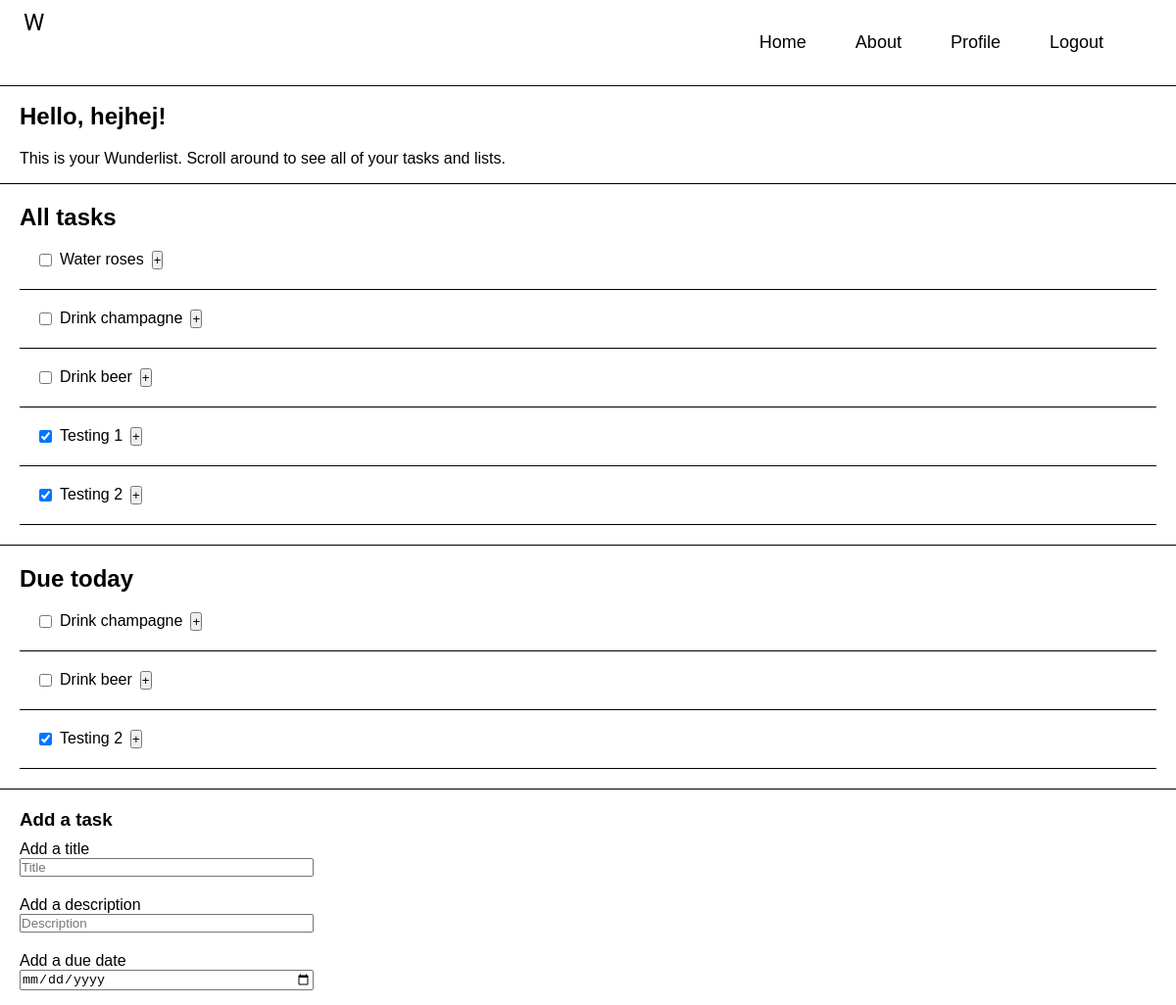
The app's page / (signed in, upper part), older data.
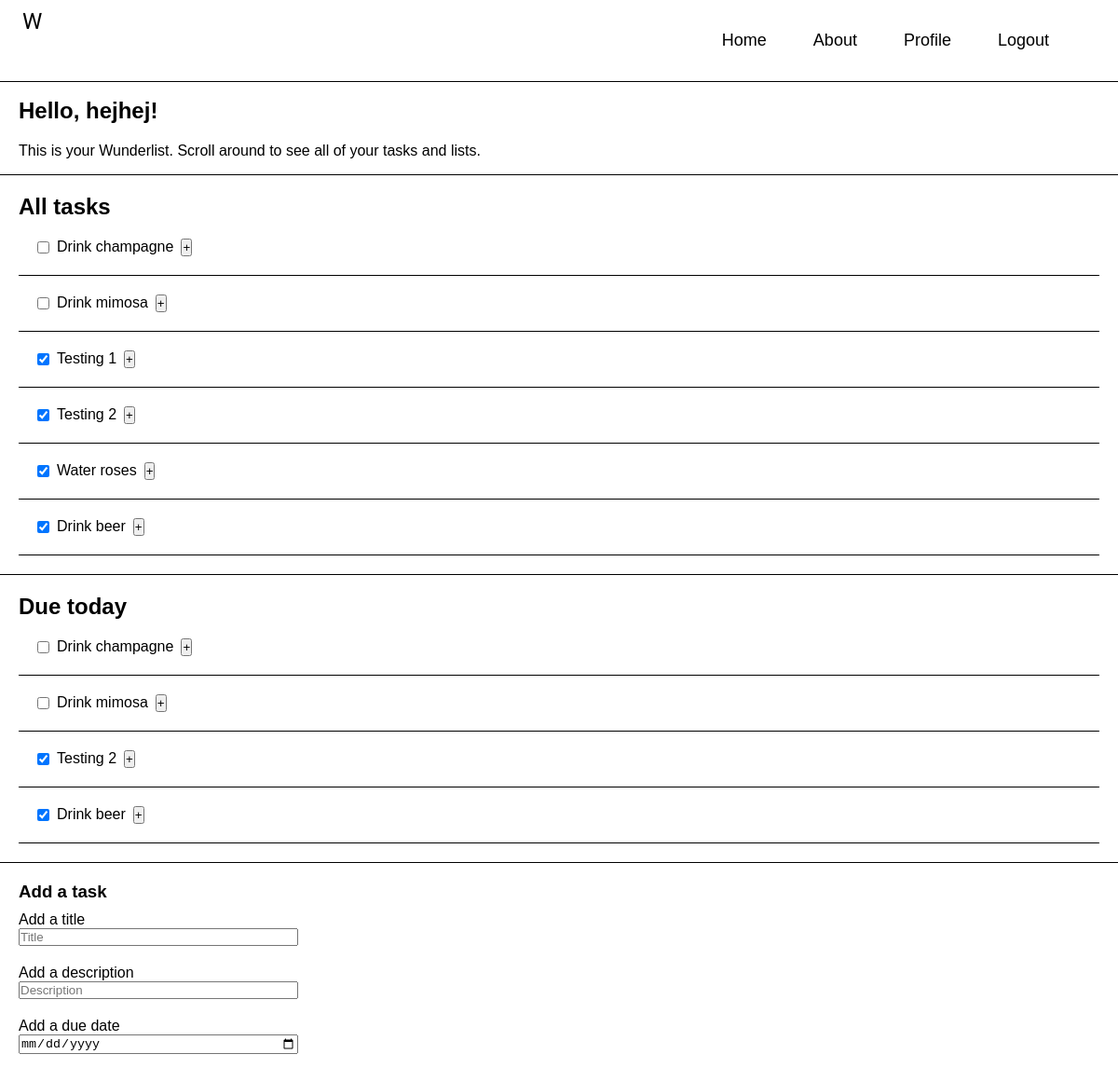
The same page, newer data.
### tables this page shows
CREATE TABLE tasks (
	id INTEGER PRIMARY KEY,
	task_title VARCHAR,
	task_description VARCHAR,
	created_at DATE,
	deadline_at DATE,
	completed_at DATE,
	list_id INTEGER,
	user_id INTEGER,
	FOREIGN KEY(list_id) REFERENCES lists(id),
	FOREIGN KEY(user_id) REFERENCES users(id)
);

### app/functions.php (called while the page is built, shortened)
<?php
function isUserLoggedIn(): bool
{
    return isset($_SESSION['user']);
}
function getTasks($database): array
{
    $userId = $_SESSION['user']['id'];
    $statement = $database->prepare("SELECT * FROM tasks WHERE user_id = :user_id ORDER BY completed_at ASC");
    $statement->bindParam(':user_id', $userId, PDO::PARAM_INT);
    $statement->execute();
    $tasks = $statement->fetchAll(PDO::FETCH_ASSOC);
    return $tasks;
}
function getTodaysTasks($database): array
{
    $userId = $_SESSION['user']['id'];
    $statement = $database->prepare("SELECT * FROM tasks WHERE user_id = :user_id AND deadline_at = DATE() ORDER BY completed_at ASC");
    $statement->bindParam(':user_id', $userId, PDO::PARAM_INT);
    $statement->execute();
    $todaysTasks = $statement->fetchAll(PDO::FETCH_ASSOC);
    return $todaysTasks;
}
function isChecked($task): bool
{
    if ($task['completed_at'] === null) {
        return false;
    } else {
        return true;
    }
}

### index.php (the view, shortened to what this page needs)
<?php require __DIR__ . '/app/autoload.php'; ?>
<?php require __DIR__ . '/views/header.php'; ?>
<section>
    <?php if (isUserLoggedIn()) : ?>
        <div class="private-intro">
            <h1>Hello, <?= htmlspecialchars($_SESSION['user']['username']); ?>!</h1>
            <p>This is your Wunderlist. Scroll around to see all of your tasks and lists.</p>
        </div>
    <?php endif; ?>
</section>
<section>
    <?php if (isUserLoggedIn()) : ?>
        <div class="all-tasks-container">
            <div class="tasks-container">
                <h2>All tasks</h2>
                <ul>
                    <?php foreach (getTasks($database) as $task) : ?>
                        <div class="task-box">
                            <div class="task-header">
                                <input type="checkbox" name="completed" id="completed" class="checkbox" data-id="<?= $task['id'] ?>" data-set="<?= isChecked($task) ?>">
                                <li><?= htmlspecialchars($task['task_title']); ?></li>
                                <button class="task-button" data-id="<?= $task['id'] ?>">+</button>
                            </div>
                        </div>
                    <?php endforeach; ?>
                </ul>
            </div>
            <div class="due-today-container">
                <h2>Due today</h2>
                <ul>
                    <?php foreach (getTodaysTasks($database) as $today) : ?>
                        <div class="task-box">
                            <div class="task-header">
                                <input type="checkbox" name="completed" id="completed" class="checkbox" data-id="<?= $today['id'] ?>" data-set="<?= isChecked($today) ?>">
                                <li><?= htmlspecialchars($today['task_title']); ?></li>
                                <button class="task-button-today" data-id="<?= $today['id'] ?>">+</button>
                            </div>
                        </div>
                    <?php endforeach; ?>
                </ul>
            </div>
        </div>
        <div class="add-task">
            <h3>Add a task</h3>
            <form action="app/tasks/store.php" method="post">
                <div class="mb-3">
                    <label for="task-title">Add a title</label>
                    <input class="form-control" type="task-title" name="task-title" id="task-title" placeholder="Title" required>
                </div>
                <div class="mb-3">
                    <label for="task-description">Add a description</label>
                    <input class="form-control" type="task-description" name="task-description" id="task-description" placeholder="Description" required>
                </div>
                <div class="mb-3">
                    <label for="task-deadline">Add a due date</label>
                    <input class="form-control" type="date" name="task-deadline" id="task-deadline" required>
                </div>
            </form>
        </div>
    <?php endif; ?>
</section>
<?php require __DIR__ . '/views/footer.php'; ?>

### views/header.php (shortened to what this page needs)
<!DOCTYPE html>
<html lang="en">
<head>
    <link rel="stylesheet" href="/assets/styles/app.css">
    <link rel="stylesheet" href="/assets/styles/navigation.css">
    <link rel="stylesheet" href="/assets/styles/index.css">
    <link rel="stylesheet" href="/assets/styles/about.css">
    <link rel="stylesheet" href="/assets/styles/footer.css">
    <link rel="stylesheet" href="/assets/styles/profile.css">
    <link rel="stylesheet" href="/assets/styles/login.css">
    <link rel="stylesheet" href="/assets/styles/register.css">
</head>
<body>
    <?php require __DIR__ . '/navigation.php'; ?>

### views/navigation.php (shortened to what this page needs)
<nav class="navbar">
    <a class="nav-logo" href="/index.php">W</a>
    <ul class="nav-menu">
        <li class="nav-item">
            <a class="nav-link <?php echo $_SERVER['SCRIPT_NAME'] === '/index.php' ? 'active' : ''; ?>" href="/index.php">Home</a>
        </li>
        <li class="nav-item">
            <a class="nav-link <?php echo $_SERVER['SCRIPT_NAME'] === '/about.php' ? 'active' : ''; ?>" href="/about.php">About</a>
        </li>
        <?php if (isUserLoggedIn()) : ?>
            <li class="nav-item">
                <a class="nav-link" href="/profile.php">Profile</a>
            </li>
        <?php endif; ?>
        <li class="nav-item">
            <?php if (isUserLoggedIn()) : ?>
                <a class="nav-link" href="/app/users/logout.php">Logout</a>
            <?php else : ?>
                <a class="nav-link <?php echo $_SERVER['SCRIPT_NAME'] === '/login.php' ? 'active' : ''; ?>" href="login.php">Login</a>
            <?php endif; ?>
        </li>
    </ul>
</nav>

### views/footer.php (shortened to what this page needs)
</body>
</html>

### assets/styles/app.css (style rules this page uses)
* { box-sizing: border-box; margin: 0; padding: 0; list-style: none; }
:root { font-family: 'Helvetica', sans-serif; font-weight: 300; }
body { min-height: 100vh; }

### assets/styles/navigation.css (style rules this page uses)
.nav-logo { font-family: 'Rock Salt', cursive; font-size: 24px; }
nav li { list-style: none; }
.navbar { display: flex; justify-content: space-between; align-items: center; padding: 1rem 1.5rem; height: 88px; background-color: #fff; width: 100vw; border-bottom: 1px solid #000; }
nav a { text-decoration: none; }
.nav-menu { display: flex; justify-content: flex-end; align-items: center; flex-grow: 1; margin-right: 50px; gap: 50px; }
.nav-link { font-size: 18px; font-weight: 500; color: #000; font-family: 'Helvetica', sans-serif; font-weight: 300; }
.nav-logo { height: 70px; }
.navbar a { height: 70px; }

### assets/styles/index.css (style rules this page uses)
.private-intro { height: 100px; width: 100vw; display: flex; flex-direction: column; align-items: flex-start; justify-content: center; gap: 10px; padding: 20px; border-bottom: 1px solid #000; }
.all-tasks-container { width: 100vw; }
.tasks-container { width: 100vw; border-bottom: 1px solid #000; padding: 20px; }
.due-today-container { width: 100vw; border-bottom: 1px solid #000; padding: 20px; }
.task-box { border-bottom: 1px solid #000; padding: 20px; }
.add-task { width: 100vw; border-bottom: 1px solid #000; padding: 20px; }
.add-task h3 { margin-bottom: 10px; }
.add-task div { display: flex; flex-direction: column; width: 300px; margin-bottom: 20px; }
.task-header { display: flex; gap: 0.5rem; }

### assets/styles/about.css (style rules this page uses)
.about-container h2, h1 { margin-bottom: 10px; }

### assets/styles/footer.css (style rules this page uses)
a { text-decoration: none; color: #000; }

Row changes from the older to the newer data that the page shows:
added tasks: task_title "Drink mimosa"
shown differently, row unchanged: tasks "Testing 2": moves up the list
changed tasks "Water roses": completed "☐" → "☑"; moves down the list
changed tasks "Drink beer": completed "☐" → "☑"; moves down the list
